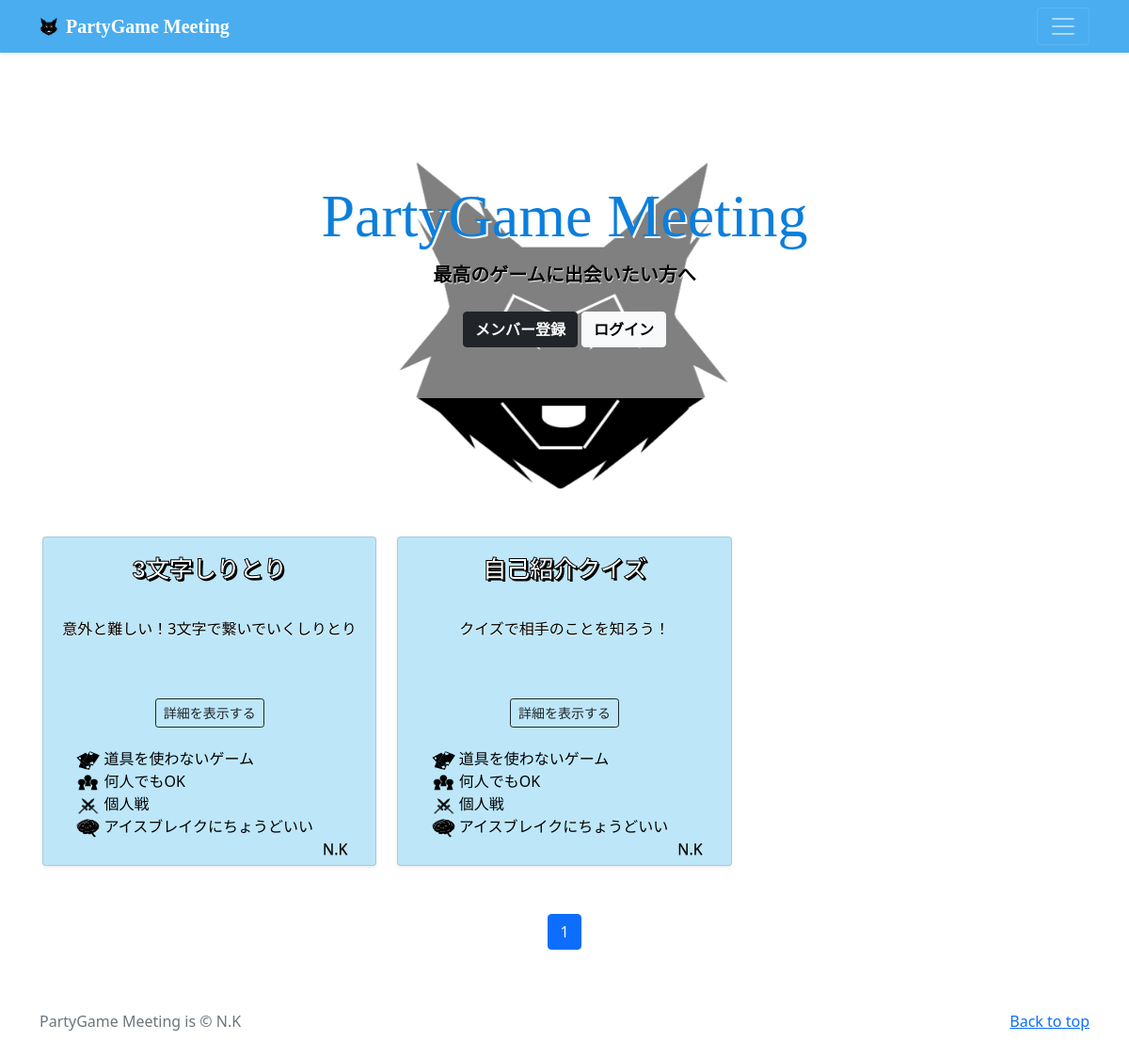
Screenshot of /partygame/category4/4 with the database file from the repository.
### partygame/models.py (models this page shows, shortened)
class PartygamePost(models.Model):
    user = models.ForeignKey(
        CustomUser,
        verbose_name='ユーザー',
        on_delete=models.CASCADE
    )
    category = models.ForeignKey(
        Category,
        verbose_name='カテゴリ',
        on_delete=models.PROTECT
    )
    category2 = models.ForeignKey(
        Category2,
        verbose_name='カテゴリ2',
        on_delete=models.PROTECT
    )
    category3 = models.ForeignKey(
        Category3,
        verbose_name='カテゴリ3',
        on_delete=models.PROTECT
    )
    category4 = models.ForeignKey(
        Category4,
        verbose_name='カテゴリ4',
        on_delete=models.PROTECT
    )
    title = models.CharField(
        verbose_name='タイトル',
        max_length=20
    )
    subtitle = models.CharField(
        verbose_name='サブタイトル',
        max_length=50
    )
    item = models.TextField(
        verbose_name='ゲームに必要なアイテム'
    )
    preparation = models.TextField(
        verbose_name='開始前の準備'
    )
    wincondition = models.CharField(
        verbose_name='勝利条件を一言で',
        max_length=100
    )
    detail = models.TextField(
        verbose_name='詳細説明'
    )
    posted_at = models.DateTimeField(
        verbose_name='投稿日時',
        auto_now_add=True
    )

class Category(models.Model):
    title = models.CharField(
        verbose_name='カテゴリ',    # フィールドのタイトル
        max_length=20
    )

class Category2(models.Model):
    title = models.CharField(
        verbose_name='カテゴリ',    # フィールドのタイトル
        max_length=20
    )

class Category3(models.Model):
    title = models.CharField(
        verbose_name='カテゴリ',    # フィールドのタイトル
        max_length=20
    )

class Category4(models.Model):
    title = models.CharField(
        verbose_name='カテゴリ',    # フィールドのタイトル
        max_length=20
    )

### accounts/models.py (models this page shows)
class CustomUser(AbstractUser):
    pass

### partygame/views.py (the view)
# urls.py: path('partygame/category4/<int:category4>', views.Category4View.as_view(), name='partygame_category4'),
class Category4View(ListView):
    template_name = 'index.html'
    paginate_by = 9
    def get_queryset(self):
        category4_id = self.kwargs['category4']
        categories4 = PartygamePost.objects.filter(category4=category4_id).order_by('posted_at')
        return categories4

### partygame/templates/index.html (shortened to what this page needs)
{% extends 'base.html' %}
{% block contents %}
    {% include "partygame_title.html" %}
    {% include "partygame_list.html" %}
    {% include "pagination.html" %}
{% endblock %}

### partygame/templates/partygame_list.html (shortened to what this page needs)
{% load static %}
  <div class="album py-5 bg-white">
    <div class="container">
      <div class="row row-cols-1 row-cols-sm-2 row-cols-md-3 g-3">
        {% for record in object_list %}
          <div class="col">
              <div class="">
                <div class="card shadow-sm bg-blue container-margin-all list-size">
                  <div class="list-title text-center-center" ><text class="list-title-text">{{ record.title }}</text></div>
                  <div class="card-body list-subtitle-container container-column">
                    <div class="list-subtitle"><p class="card-text">{{ record.subtitle }}</p></div>
                    <div class="d-flex align-items-center detail-button">
                        <button type="button" class="btn btn-sm btn-outline-dark" onclick="location.href='{% url 'partygame:partygame_detail' record.pk %}'">詳細を表示する</button>
                    </div>
                  </div>
                  <div class="container-row list-tag-container">
                    <div class="none-space"></div>
                    <div class="container-column">
                      <a href="{% url 'partygame:partygame_category' category=record.category.id %}" style="text-decoration:none" class="text-black">
                        <img src={% static 'img/card_black.png' %} width="25" height="20" class="">
                        {{ record.category.title }}
                      </a>
                      <a href="{% url 'partygame:partygame_category2' category2=record.category2.id %}" style="text-decoration:none" class="text-black">
                        <img src={% static 'img/people_black.png' %} width="25" height="20"class="">
                        {{ record.category2.title }}
                      </a>
                      <a href="{% url 'partygame:partygame_category3' category3=record.category3.id %}" style="text-decoration:none" class="text-black">
                        <img src={% static 'img/vsken.png' %} width="25" height="20" class="">
                        {{ record.category3.title }}
                      </a>
                      <a href="{% url 'partygame:partygame_category4' category4=record.category4.id %}" style="text-decoration:none" class="text-black">
                        <img src={% static 'img/nomiso_black.png' %} width="25" height="20" class="">
                        {{ record.category4.title }}
                      </a>
                    </div>
                  </div>
                  <div class="username-container">
                    <a href="{% url 'partygame:user_list' user=record.user.id %}" style="text-decoration:none">
                      <small class="text-black" style="font-size:16px">{{ record.user.username }}</small>
                    </a>
                  </div>
                </div>
            </div>
          </div>
        {% endfor %}
      </div>
    </div>
  </div>

### static/css/main.css (style rules this page uses)
.text-black { color: black; }
.bg-blue { background-color: rgba(38, 175, 234, 0.3); }
.container-column { display: flex; flex-direction: column; }
.container-row { display: flex; flex-direction: row; }
.none-space { width: 10%; }
.container-margin-all { margin-top: 3px; margin-bottom: 3px; margin-right: 3px; margin-left: 3px; }
.text-center-center { display: flex; justify-content: center; align-items: center; }
.list-size { height:350px; }
.list-title { height: 20%; text-align: center; }
.list-title-text { color: rgb(255, 255, 255); font-size: 25px; font-weight: bold; -webkit-text-stroke: 1px #000; text-shadow: 2px 2px black; font-family: "Meiryo UI", "Hiragino Sans", "Yu Gothic UI", "MS PGothic", "Hiragino Kaku Gothic ProN", sans-serif; font-weight: bolder; }
.list-subtitle-container { height: 30%; }
.list-subtitle { height: 100px; font-size: 16px; font-weight: 500; color:black; text-shadow: 0px 0.5px white; text-align: center; }
.detail-button { height: 50px; display: flex; justify-content: center; }
.list-tag-container { height: auto; }
.username-container { text-align: right; margin-right: 30px; margin-bottom: 5px; text-shadow: 0px 1px grey; height: auto; }

### rows the page displays
PartygamePost: title "3文字しりとり", subtitle "意外と難しい！3文字で繋いでいくしりとり", category "道具を使わないゲーム", category2 "何人でもOK", category3 "個人戦", category4 "アイスブレイクにちょうどいい", user.username "N.K"
PartygamePost: title "自己紹介クイズ", subtitle "クイズで相手のことを知ろう！", category "道具を使わないゲーム", category2 "何人でもOK", category3 "個人戦", category4 "アイスブレイクにちょうどいい", user.username "N.K"

### other values shown
{{ num }} "1"
